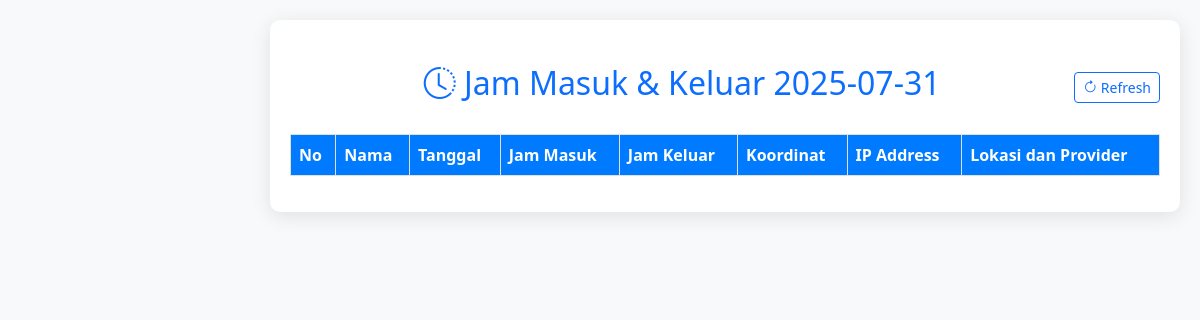
The page /pages/rekap_ip.php on the database as committed earlier.
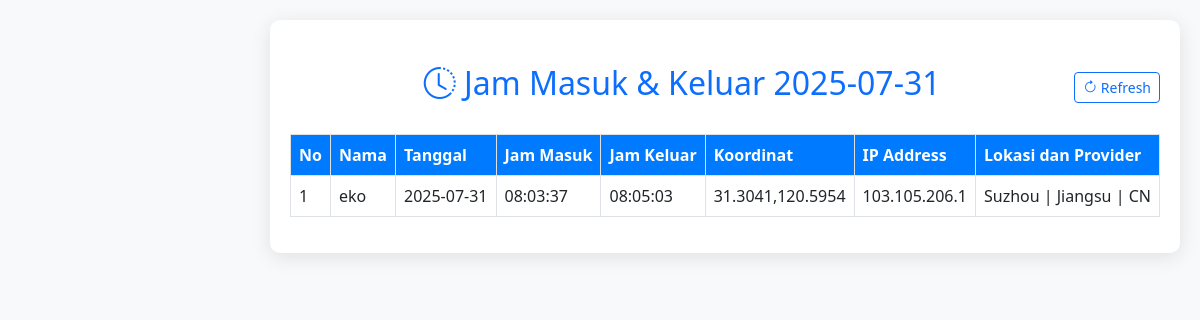
The same page on the database as committed later.
### tables this page shows
CREATE TABLE `absen` (
  `id_absen` int(11) NOT NULL,
  `id_siswa` int(11) NOT NULL,
  `jam_masuk` time NOT NULL,
  `jam_keluar` time DEFAULT NULL,
  `tanggal` date NOT NULL,
  `keterangan` text NOT NULL,
  `ip_address` varchar(50) DEFAULT NULL,
  `lokasi` text DEFAULT NULL,
  `koordinat` varchar(100) DEFAULT NULL
);

CREATE TABLE `siswa` (
  `id_siswa` int(11) NOT NULL,
  `nis` varchar(15) NOT NULL,
  `nisn` varchar(15) NOT NULL,
  `nama_siswa` varchar(50) NOT NULL,
  `no_wa` varchar(20) NOT NULL,
  `kelas` varchar(10) NOT NULL,
  `pro_keahlian` varchar(50) NOT NULL,
  `TL` text NOT NULL,
  `TTGL` date NOT NULL,
  `id_sekolah` int(11) NOT NULL,
  `id_perusahaan` int(11) NOT NULL,
  `tanggal_mulai` date NOT NULL,
  `tanggal_selesai` date NOT NULL,
  `id_pembimbing` int(11) NOT NULL,
  `id_guru` int(11) NOT NULL,
  `username` varchar(20) NOT NULL,
  `password` varchar(20) NOT NULL
);

### pages/rekap_ip.php (the view, shortened to what this page needs)
<?php
include('koneksi.php');
$tanggal = date('Y-m-d');
$query = mysqli_query($coneksi, "
    SELECT s.nama_siswa, s.no_wa, a.tanggal, a.jam_masuk, a.jam_keluar, a.keterangan, a.ip_address, a.lokasi, a.koordinat
    FROM absen a
    INNER JOIN siswa s ON a.id_siswa = s.id_siswa
    WHERE a.tanggal = '$tanggal'
    ORDER BY a.jam_masuk ASC
");
?>
<!DOCTYPE html>
<html lang="id">
<head>
    <link href="https://cdn.jsdelivr.net/npm/bootstrap@5.3.0/dist/css/bootstrap.min.css" rel="stylesheet">
    <link rel="stylesheet" href="https://cdn.jsdelivr.net/npm/bootstrap-icons@1.10.0/font/bootstrap-icons.css">
</head>
<body>
    <div class="main-container container-custom">
        <div class="d-flex justify-content-between align-items-center mb-4 mt-4">
            <h2 class="text-primary"><i class="bi bi-clock-history"></i> Jam Masuk & Keluar <?= htmlspecialchars($tanggal) ?></h2>
            <a href="javascript:window.location.reload()" class="btn btn-sm btn-outline-primary">
                <i class="bi bi-arrow-clockwise"></i> Refresh
            </a>
        </div>
        <div class="table-responsive">
            <table class="table table-hover table-bordered">
                <thead class="table-light">
                    <tr>
                        <th>No</th>
                        <th>Nama</th>
                        <th>Tanggal</th>
                        <th>Jam Masuk</th>
                        <th>Jam Keluar</th>
                        <th>Koordinat</th>
                        <th>IP Address</th>
                        <th>Lokasi dan Provider</th>
                    </tr>
                </thead>
                <tbody>
                    <?php $no = 1;
                    while ($row = mysqli_fetch_assoc($query)): ?>
                        <tr>
                            <td><?= $no++ ?></td>
                            <td><?= htmlspecialchars($row['nama_siswa']) ?></td>
                            <td><?= htmlspecialchars($row['tanggal']) ?></td>
                            <td><?= $row['jam_masuk'] ?? '-' ?></td>
                            <td><?= $row['jam_keluar'] ?? '-' ?></td>
                            <td><?= htmlspecialchars($row['koordinat'] ?? '') ?></td>
                            <td><?= htmlspecialchars($row['ip_address'] ?? '') ?></td>
                            <td><?= htmlspecialchars($row['lokasi'] ?? '') ?></td>
                        </tr>
                    <?php endwhile; ?>
                </tbody>
            </table>
        </div>
    </div>
</body>
</html>

Rows that differ between the two databases and show on the page:
added absen: id_siswa.nama_siswa "eko", tanggal "2025-07-31", jam_masuk "08:03:37", jam_keluar "08:05:03", koordinat "31.3041,120.5954", ip_address "103.105.206.1", lokasi "Suzhou | Jiangsu | CN"
